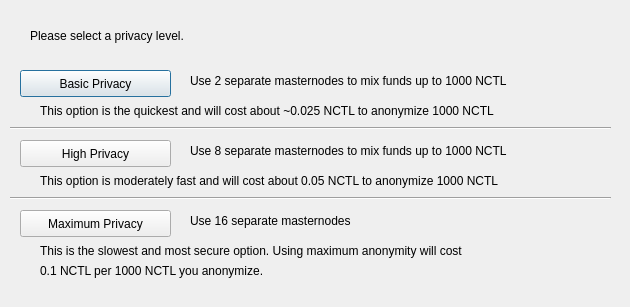
<?xml version="1.0" encoding="UTF-8"?>
<ui version="4.0">
 <class>DarksendConfig</class>
 <widget class="QDialog" name="DarksendConfig">
  <property name="geometry">
   <rect>
    <x>0</x>
    <y>0</y>
    <width>630</width>
    <height>307</height>
   </rect>
  </property>
  <property name="windowTitle">
   <string>Configure Darksend</string>
  </property>
  <widget class="QPushButton" name="buttonBasic">
   <property name="geometry">
    <rect>
     <x>20</x>
     <y>70</y>
     <width>151</width>
     <height>27</height>
    </rect>
   </property>
   <property name="text">
    <string>Basic Privacy</string>
   </property>
  </widget>
  <widget class="QPushButton" name="buttonHigh">
   <property name="geometry">
    <rect>
     <x>20</x>
     <y>140</y>
     <width>151</width>
     <height>27</height>
    </rect>
   </property>
   <property name="text">
    <string>High Privacy</string>
   </property>
  </widget>
  <widget class="QPushButton" name="buttonMax">
   <property name="geometry">
    <rect>
     <x>20</x>
     <y>210</y>
     <width>151</width>
     <height>27</height>
    </rect>
   </property>
   <property name="text">
    <string>Maximum Privacy</string>
   </property>
  </widget>
  <widget class="QLabel" name="label">
   <property name="geometry">
    <rect>
     <x>30</x>
     <y>20</y>
     <width>571</width>
     <height>31</height>
    </rect>
   </property>
   <property name="text">
    <string>Please select a privacy level.</string>
   </property>
  </widget>
  <widget class="QLabel" name="label_2">
   <property name="geometry">
    <rect>
     <x>190</x>
     <y>70</y>
     <width>421</width>
     <height>21</height>
    </rect>
   </property>
   <property name="text">
    <string>Use 2 separate masternodes to mix funds up to 1000 NCTL</string>
   </property>
  </widget>
  <widget class="QLabel" name="label_3">
   <property name="geometry">
    <rect>
     <x>190</x>
     <y>140</y>
     <width>411</width>
     <height>21</height>
    </rect>
   </property>
   <property name="text">
    <string>Use 8 separate masternodes to mix funds up to 1000 NCTL</string>
   </property>
  </widget>
  <widget class="QLabel" name="label_4">
   <property name="geometry">
    <rect>
     <x>190</x>
     <y>210</y>
     <width>421</width>
     <height>21</height>
    </rect>
   </property>
   <property name="text">
    <string>Use 16 separate masternodes</string>
   </property>
  </widget>
  <widget class="QLabel" name="label_6">
   <property name="geometry">
    <rect>
     <x>40</x>
     <y>100</y>
     <width>561</width>
     <height>21</height>
    </rect>
   </property>
   <property name="text">
    <string>This option is the quickest and will cost about ~0.025 NCTL to anonymize 1000 NCTL</string>
   </property>
  </widget>
  <widget class="QLabel" name="label_7">
   <property name="geometry">
    <rect>
     <x>40</x>
     <y>170</y>
     <width>561</width>
     <height>21</height>
    </rect>
   </property>
   <property name="text">
    <string>This option is moderately fast and will cost about 0.05 NCTL to anonymize 1000 NCTL</string>
   </property>
  </widget>
  <widget class="QLabel" name="label_8">
   <property name="geometry">
    <rect>
     <x>40</x>
     <y>240</y>
     <width>561</width>
     <height>21</height>
    </rect>
   </property>
   <property name="text">
    <string>This is the slowest and most secure option. Using maximum anonymity will cost</string>
   </property>
  </widget>
  <widget class="QLabel" name="label_9">
   <property name="geometry">
    <rect>
     <x>40</x>
     <y>260</y>
     <width>561</width>
     <height>21</height>
    </rect>
   </property>
   <property name="text">
    <string>0.1 NCTL per 1000 NCTL you anonymize.</string>
   </property>
  </widget>
  <widget class="Line" name="line">
   <property name="geometry">
    <rect>
     <x>10</x>
     <y>120</y>
     <width>601</width>
     <height>16</height>
    </rect>
   </property>
   <property name="orientation">
    <enum>Qt::Horizontal</enum>
   </property>
  </widget>
  <widget class="Line" name="line_2">
   <property name="geometry">
    <rect>
     <x>10</x>
     <y>190</y>
     <width>601</width>
     <height>16</height>
    </rect>
   </property>
   <property name="orientation">
    <enum>Qt::Horizontal</enum>
   </property>
  </widget>
 </widget>
 <resources/>
 <connections/>
</ui>
